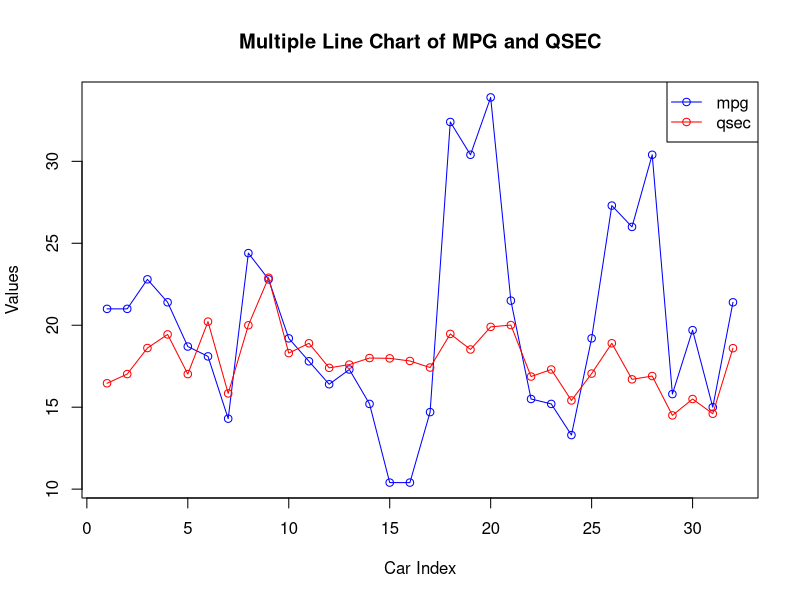

Reproduce this figure in R.
# Question 6: Multiple Lines in Line Chart

# Clear previous variables
rm(list = ls())

# Load mtcars dataset
data <- mtcars

# Plot mpg and qsec as multiple lines
plot(
  data$mpg,
  type = "o",
  col = "blue",
  xlab = "Car Index",
  ylab = "Values",
  main = "Multiple Line Chart of MPG and QSEC",
  ylim = range(c(data$mpg, data$qsec))
)

lines(
  data$qsec,
  type = "o",
  col = "red"
)

# Add legend
legend(
  "topright",
  legend = c("mpg", "qsec"),
  col = c("blue", "red"),
  lty = 1,
  pch = 1
)
